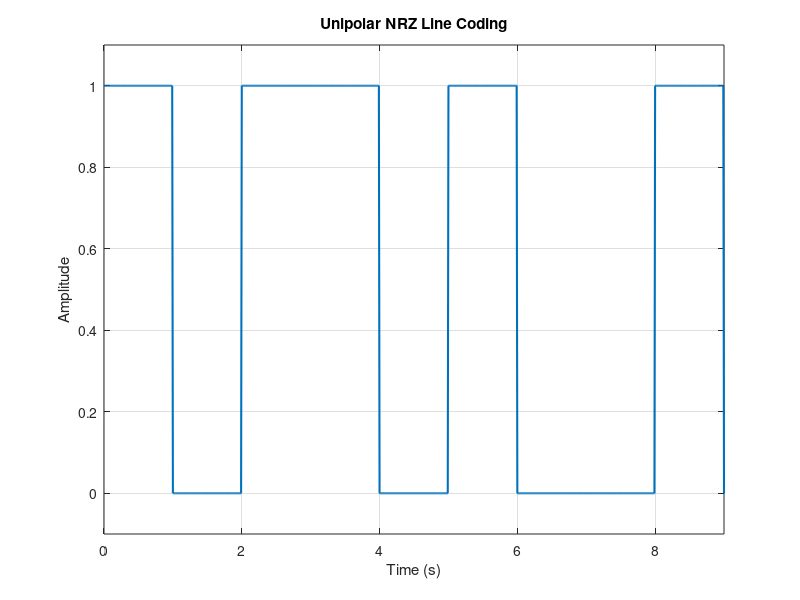

Reproduce this figure in MATLAB.
% Parameters
bitStream = [1 0 1 1 0 1 0 0 1]; % Example bit stream
bitDuration = 1; % Duration of each bit in seconds
samplingRate = 100; % Sampling rate in Hz

% Calculate the number of samples per bit
samplesPerBit = samplingRate * bitDuration;

% Generate the time vector
time = 0:(1/samplingRate):(length(bitStream) * bitDuration);

% Initialize the signal vector
signal = zeros(1, length(time));

% Create the NRZ signal
for k = 1:length(bitStream)
    if bitStream(k) == 1
        signal((k-1)*samplesPerBit + 1:k*samplesPerBit) = 1;
    else
        signal((k-1)*samplesPerBit + 1:k*samplesPerBit) = 0;
    end
end

% Plot the signal
figure;
plot(time, signal, 'LineWidth', 1.5);
xlabel('Time (s)');
ylabel('Amplitude');
title('Unipolar NRZ Line Coding');
axis([0 length(bitStream)*bitDuration -0.1 1.1]); % Adjust axis limits
grid on;